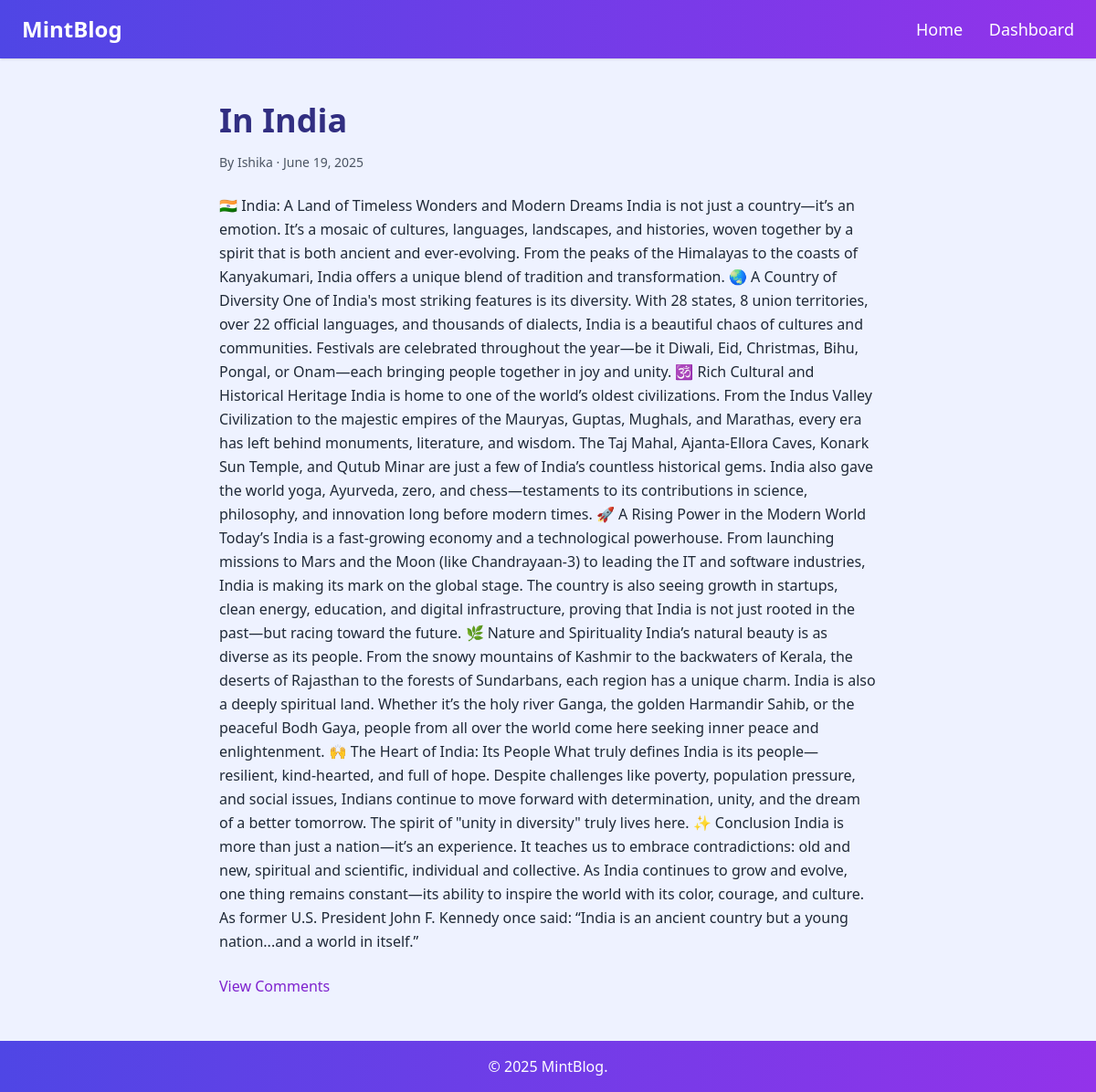
Screenshot of /blog_detail/3 with the database file from the repository.
### blog_app/models.py (models this page shows, shortened)
class Blog(models.Model):
    title = models.CharField(max_length=100)
    content=models.TextField()
    created_on=models.DateField(auto_now_add=True)
    author = models.ForeignKey(User, on_delete=models.CASCADE)

### blog_app/views.py (the view)
# urls.py: path('blog_detail/<int:pk>', views.blog_detail , name='blog_detail'),
def blog_detail(request, pk):
    blog = get_object_or_404(Blog, pk=pk)
    return render(request, 'blogapp/blog_detail.html', {'blog':blog})

### blog_app/templates/blogapp/blog_detail.html (shortened to what this page needs)
<!DOCTYPE html>
<html lang="en">
<head>
  <script src="https://cdn.tailwindcss.com"></script>
</head>
<body class="bg-indigo-50 text-gray-800 font-sans">
  <header class="bg-gradient-to-r from-indigo-600 to-purple-600 text-white p-4 shadow">
    <div class="max-w-6xl mx-auto flex justify-between items-center">
      <h1 class="text-2xl font-bold">MintBlog</h1>
      <nav class="space-x-6 text-lg">
        <a href="{% url 'home' %}" class="hover:underline">Home</a>
        <a href="{% url 'dashboard' %}" class="hover:underline">Dashboard</a>
      </nav>
    </div>
  </header>
  <section class="max-w-3xl mx-auto py-12 px-6">
    <h2 class="text-4xl font-bold text-indigo-900 mb-4">{{blog.title}}</h2>
    <p class="text-sm text-gray-600 mb-6"> By {{blog.author.username}} · {{blog.created_on}}</p>
    <p class="mb-6 leading-relaxed">{{blog.content}}</p>
    <a href="comments.html" class="text-purple-700 hover:underline">View Comments</a>
  </section>
  <footer class="bg-gradient-to-r from-indigo-600 to-purple-600 text-white text-center p-4">
    © 2025 MintBlog.
  </footer>
</body>
</html>

### rows the page displays
Blog: title "In India", author.username "Ishika", created_on "June 19, 2025", content "🇮🇳 India: A Land of Timeless Wonders and Modern Dreams India is not just a country—it’s an emotion. It’s a mosaic of cultures, languages, landscapes, and histories, woven together by a spirit that is both ancient and ever-evolving. From the peaks of the Himalayas to the coasts of Kanyakumari, India offers a unique blend of tradition and transformation. 🌏 A Country of Diversity One of India's most striking features is its diversity. With 28 states, 8 union territories, over 22 official languages, and thousands of dialects, India is a beautiful chaos of cultures and communities. Festivals are celebrated throughout the year—be it Diwali, Eid, Christmas, Bihu, Pongal, or Onam—each bringing…"
